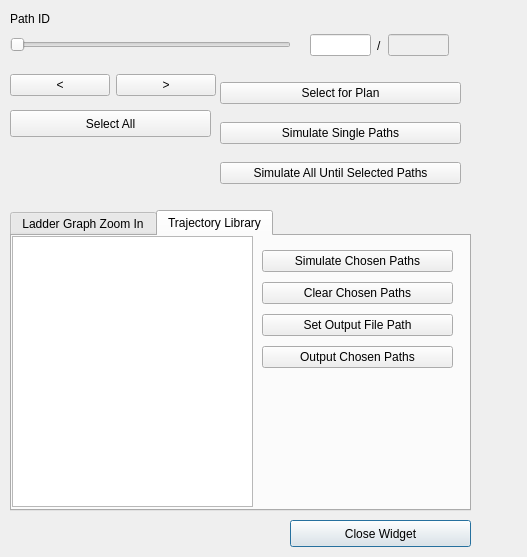
<?xml version="1.0" encoding="UTF-8"?>
<ui version="4.0">
 <class>SelectionWidgetWindow</class>
 <widget class="QWidget" name="SelectionWidgetWindow">
  <property name="geometry">
   <rect>
    <x>0</x>
    <y>0</y>
    <width>527</width>
    <height>557</height>
   </rect>
  </property>
  <property name="windowTitle">
   <string>Selection</string>
  </property>
  <widget class="QSlider" name="slider_select_number">
   <property name="geometry">
    <rect>
     <x>10</x>
     <y>30</y>
     <width>281</width>
     <height>29</height>
    </rect>
   </property>
   <property name="orientation">
    <enum>Qt::Horizontal</enum>
   </property>
  </widget>
  <widget class="QWidget" name="horizontalLayoutWidget">
   <property name="geometry">
    <rect>
     <x>10</x>
     <y>60</y>
     <width>206</width>
     <height>51</height>
    </rect>
   </property>
   <layout class="QHBoxLayout" name="horizontalLayout">
    <item>
     <widget class="QPushButton" name="pushbutton_select_backward">
      <property name="text">
       <string>&lt;</string>
      </property>
     </widget>
    </item>
    <item>
     <widget class="QPushButton" name="pushbutton_select_forward">
      <property name="text">
       <string>&gt;</string>
      </property>
     </widget>
    </item>
   </layout>
  </widget>
  <widget class="QPushButton" name="pushbutton_select_all">
   <property name="enabled">
    <bool>true</bool>
   </property>
   <property name="geometry">
    <rect>
     <x>10</x>
     <y>110</y>
     <width>201</width>
     <height>27</height>
    </rect>
   </property>
   <property name="text">
    <string>Select All</string>
   </property>
  </widget>
  <widget class="QWidget" name="horizontalLayoutWidget_2">
   <property name="geometry">
    <rect>
     <x>310</x>
     <y>30</y>
     <width>139</width>
     <height>31</height>
    </rect>
   </property>
   <layout class="QHBoxLayout" name="horizontalLayout_2">
    <item>
     <widget class="QLineEdit" name="lineedit_select_number">
      <property name="inputMask">
       <string/>
      </property>
      <property name="clearButtonEnabled">
       <bool>false</bool>
      </property>
     </widget>
    </item>
    <item>
     <widget class="QLabel" name="label">
      <property name="text">
       <string>/</string>
      </property>
     </widget>
    </item>
    <item>
     <widget class="QLineEdit" name="lineedit_max">
      <property name="enabled">
       <bool>false</bool>
      </property>
      <property name="frame">
       <bool>true</bool>
      </property>
      <property name="readOnly">
       <bool>true</bool>
      </property>
     </widget>
    </item>
   </layout>
  </widget>
  <widget class="QWidget" name="verticalLayoutWidget">
   <property name="geometry">
    <rect>
     <x>220</x>
     <y>70</y>
     <width>241</width>
     <height>128</height>
    </rect>
   </property>
   <layout class="QVBoxLayout" name="verticalLayout">
    <item>
     <widget class="QPushButton" name="pushbutton_select_for_plan">
      <property name="text">
       <string>Select for Plan</string>
      </property>
     </widget>
    </item>
    <item>
     <widget class="QPushButton" name="pushbutton_simulate_single">
      <property name="text">
       <string>Simulate Single Paths</string>
      </property>
     </widget>
    </item>
    <item>
     <widget class="QPushButton" name="pushbutton_simulate_until">
      <property name="text">
       <string>Simulate All Until Selected Paths</string>
      </property>
     </widget>
    </item>
   </layout>
  </widget>
  <widget class="QLabel" name="label_3">
   <property name="geometry">
    <rect>
     <x>10</x>
     <y>10</y>
     <width>67</width>
     <height>17</height>
    </rect>
   </property>
   <property name="text">
    <string>Path ID</string>
   </property>
  </widget>
  <widget class="QTabWidget" name="tab_widget">
   <property name="enabled">
    <bool>true</bool>
   </property>
   <property name="geometry">
    <rect>
     <x>10</x>
     <y>210</y>
     <width>461</width>
     <height>301</height>
    </rect>
   </property>
   <property name="autoFillBackground">
    <bool>false</bool>
   </property>
   <property name="currentIndex">
    <number>1</number>
   </property>
   <property name="documentMode">
    <bool>false</bool>
   </property>
   <widget class="QWidget" name="tab_zoom_in">
    <attribute name="title">
     <string>Ladder Graph Zoom In</string>
    </attribute>
    <widget class="QWidget" name="horizontalLayoutWidget_3">
     <property name="geometry">
      <rect>
       <x>310</x>
       <y>30</y>
       <width>139</width>
       <height>31</height>
      </rect>
     </property>
     <layout class="QHBoxLayout" name="horizontalLayout_3">
      <item>
       <widget class="QLineEdit" name="lineedit_select_orient">
        <property name="inputMask">
         <string/>
        </property>
        <property name="clearButtonEnabled">
         <bool>false</bool>
        </property>
       </widget>
      </item>
      <item>
       <widget class="QLabel" name="label_2">
        <property name="text">
         <string>/</string>
        </property>
       </widget>
      </item>
      <item>
       <widget class="QLineEdit" name="lineedit_max_orient">
        <property name="enabled">
         <bool>false</bool>
        </property>
        <property name="frame">
         <bool>true</bool>
        </property>
        <property name="readOnly">
         <bool>true</bool>
        </property>
       </widget>
      </item>
     </layout>
    </widget>
    <widget class="QPushButton" name="pushbutton_simulate_single_process">
     <property name="enabled">
      <bool>true</bool>
     </property>
     <property name="geometry">
      <rect>
       <x>0</x>
       <y>170</y>
       <width>231</width>
       <height>27</height>
      </rect>
     </property>
     <property name="text">
      <string>Simulate Chosen Single Process</string>
     </property>
    </widget>
    <widget class="QLabel" name="label_7">
     <property name="geometry">
      <rect>
       <x>10</x>
       <y>110</y>
       <width>91</width>
       <height>17</height>
      </rect>
     </property>
     <property name="text">
      <string>IK Solutions</string>
     </property>
    </widget>
    <widget class="QSlider" name="slider_select_local_axis">
     <property name="geometry">
      <rect>
       <x>10</x>
       <y>80</y>
       <width>281</width>
       <height>29</height>
      </rect>
     </property>
     <property name="orientation">
      <enum>Qt::Horizontal</enum>
     </property>
    </widget>
    <widget class="QLabel" name="label_4">
     <property name="geometry">
      <rect>
       <x>10</x>
       <y>10</y>
       <width>67</width>
       <height>17</height>
      </rect>
     </property>
     <property name="text">
      <string>Orient ID</string>
     </property>
    </widget>
    <widget class="QSlider" name="slider_select_ik_solution">
     <property name="geometry">
      <rect>
       <x>10</x>
       <y>130</y>
       <width>281</width>
       <height>29</height>
      </rect>
     </property>
     <property name="orientation">
      <enum>Qt::Horizontal</enum>
     </property>
    </widget>
    <widget class="QWidget" name="horizontalLayoutWidget_5">
     <property name="geometry">
      <rect>
       <x>310</x>
       <y>130</y>
       <width>139</width>
       <height>31</height>
      </rect>
     </property>
     <layout class="QHBoxLayout" name="horizontalLayout_5">
      <item>
       <widget class="QLineEdit" name="lineedit_select_ik_solution">
        <property name="inputMask">
         <string/>
        </property>
        <property name="clearButtonEnabled">
         <bool>false</bool>
        </property>
       </widget>
      </item>
      <item>
       <widget class="QLabel" name="label_8">
        <property name="text">
         <string>/</string>
        </property>
       </widget>
      </item>
      <item>
       <widget class="QLineEdit" name="lineedit_max_ik_solution">
        <property name="enabled">
         <bool>false</bool>
        </property>
        <property name="frame">
         <bool>true</bool>
        </property>
        <property name="readOnly">
         <bool>true</bool>
        </property>
       </widget>
      </item>
     </layout>
    </widget>
    <widget class="QWidget" name="horizontalLayoutWidget_4">
     <property name="geometry">
      <rect>
       <x>310</x>
       <y>80</y>
       <width>139</width>
       <height>31</height>
      </rect>
     </property>
     <layout class="QHBoxLayout" name="horizontalLayout_4">
      <item>
       <widget class="QLineEdit" name="lineedit_select_local_axis">
        <property name="inputMask">
         <string/>
        </property>
        <property name="clearButtonEnabled">
         <bool>false</bool>
        </property>
       </widget>
      </item>
      <item>
       <widget class="QLabel" name="label_6">
        <property name="text">
         <string>/</string>
        </property>
       </widget>
      </item>
      <item>
       <widget class="QLineEdit" name="lineedit_max_local_axis">
        <property name="enabled">
         <bool>false</bool>
        </property>
        <property name="frame">
         <bool>true</bool>
        </property>
        <property name="readOnly">
         <bool>true</bool>
        </property>
       </widget>
      </item>
     </layout>
    </widget>
    <widget class="QSlider" name="slider_select_orient">
     <property name="geometry">
      <rect>
       <x>10</x>
       <y>30</y>
       <width>281</width>
       <height>29</height>
      </rect>
     </property>
     <property name="orientation">
      <enum>Qt::Horizontal</enum>
     </property>
    </widget>
    <widget class="QLabel" name="label_5">
     <property name="geometry">
      <rect>
       <x>10</x>
       <y>60</y>
       <width>67</width>
       <height>17</height>
      </rect>
     </property>
     <property name="text">
      <string>Local Axis</string>
     </property>
    </widget>
   </widget>
   <widget class="QWidget" name="tab_trajectory_library">
    <attribute name="title">
     <string>Trajectory Library</string>
    </attribute>
    <widget class="QListWidget" name="plan_list_widget">
     <property name="geometry">
      <rect>
       <x>0</x>
       <y>0</y>
       <width>241</width>
       <height>271</height>
      </rect>
     </property>
     <property name="tabKeyNavigation">
      <bool>true</bool>
     </property>
     <property name="selectionMode">
      <enum>QAbstractItemView::MultiSelection</enum>
     </property>
     <property name="textElideMode">
      <enum>Qt::ElideLeft</enum>
     </property>
     <property name="isWrapping" stdset="0">
      <bool>false</bool>
     </property>
     <property name="viewMode">
      <enum>QListView::ListMode</enum>
     </property>
    </widget>
    <widget class="QWidget" name="verticalLayoutWidget_3">
     <property name="geometry">
      <rect>
       <x>250</x>
       <y>10</y>
       <width>191</width>
       <height>128</height>
      </rect>
     </property>
     <layout class="QVBoxLayout" name="verticalLayout_3">
      <item>
       <widget class="QPushButton" name="pushbutton_simulate_chosen">
        <property name="text">
         <string>Simulate Chosen Paths</string>
        </property>
        <property name="checkable">
         <bool>false</bool>
        </property>
        <property name="autoRepeat">
         <bool>false</bool>
        </property>
        <property name="autoDefault">
         <bool>false</bool>
        </property>
        <property name="default">
         <bool>false</bool>
        </property>
        <property name="flat">
         <bool>false</bool>
        </property>
       </widget>
      </item>
      <item>
       <widget class="QPushButton" name="pushbutton_clear_chosen">
        <property name="text">
         <string>Clear Chosen Paths</string>
        </property>
        <property name="checkable">
         <bool>false</bool>
        </property>
        <property name="autoRepeat">
         <bool>false</bool>
        </property>
        <property name="autoDefault">
         <bool>false</bool>
        </property>
        <property name="default">
         <bool>false</bool>
        </property>
        <property name="flat">
         <bool>false</bool>
        </property>
       </widget>
      </item>
      <item>
       <widget class="QPushButton" name="pushbutton_set_output_path">
        <property name="text">
         <string>Set Output File Path</string>
        </property>
       </widget>
      </item>
      <item>
       <widget class="QPushButton" name="pushbutton_output_generate_chosen">
        <property name="text">
         <string>Output Chosen Paths</string>
        </property>
       </widget>
      </item>
     </layout>
    </widget>
   </widget>
  </widget>
  <widget class="QPushButton" name="pushbutton_close_widget">
   <property name="geometry">
    <rect>
     <x>290</x>
     <y>520</y>
     <width>181</width>
     <height>27</height>
    </rect>
   </property>
   <property name="autoFillBackground">
    <bool>false</bool>
   </property>
   <property name="text">
    <string>Close Widget</string>
   </property>
   <property name="autoDefault">
    <bool>false</bool>
   </property>
   <property name="default">
    <bool>true</bool>
   </property>
   <property name="flat">
    <bool>false</bool>
   </property>
  </widget>
  <widget class="QLabel" name="status_bar">
   <property name="geometry">
    <rect>
     <x>20</x>
     <y>520</y>
     <width>231</width>
     <height>21</height>
    </rect>
   </property>
   <property name="text">
    <string/>
   </property>
  </widget>
 </widget>
 <resources/>
 <connections/>
</ui>
